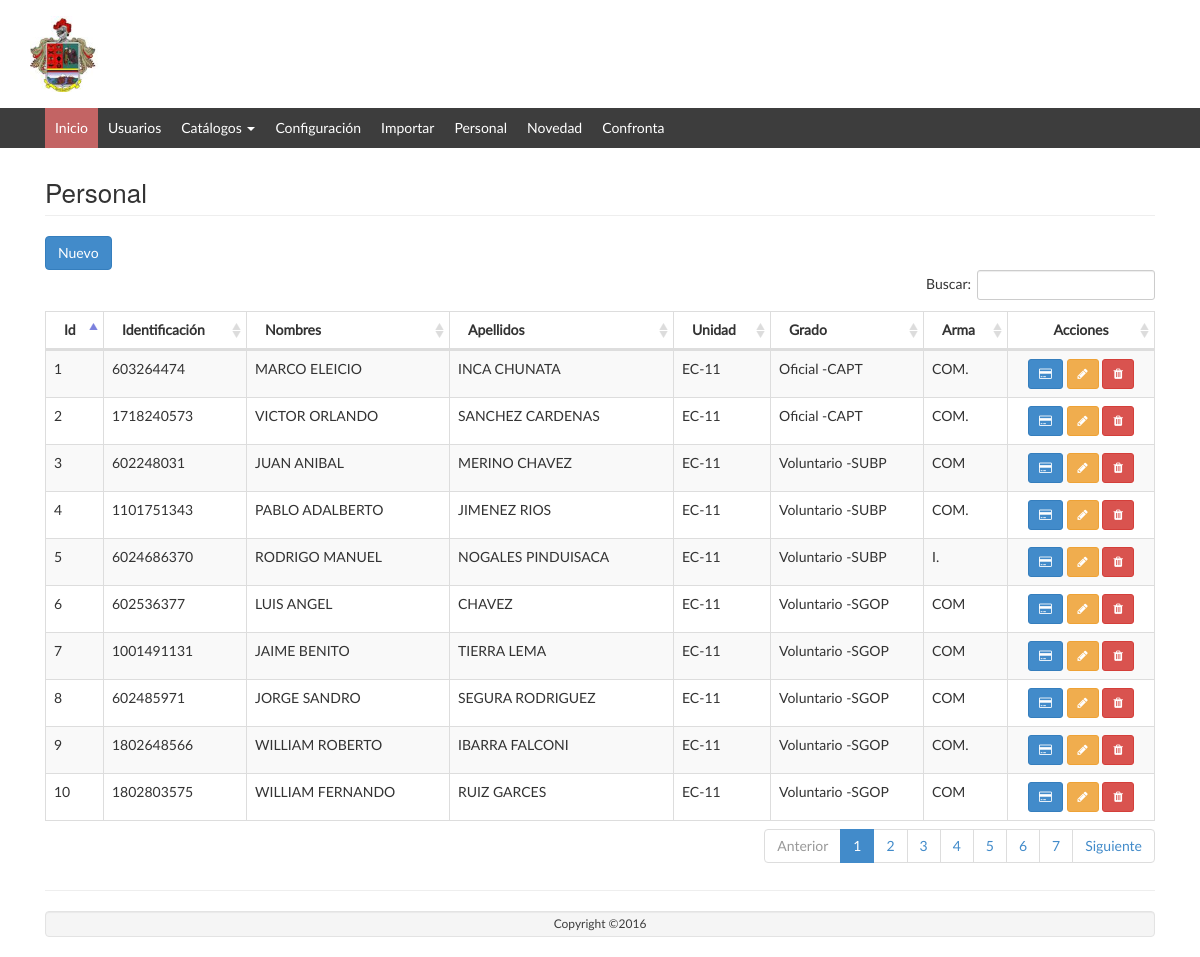
Before: /Persona/listar/ with the older database file.
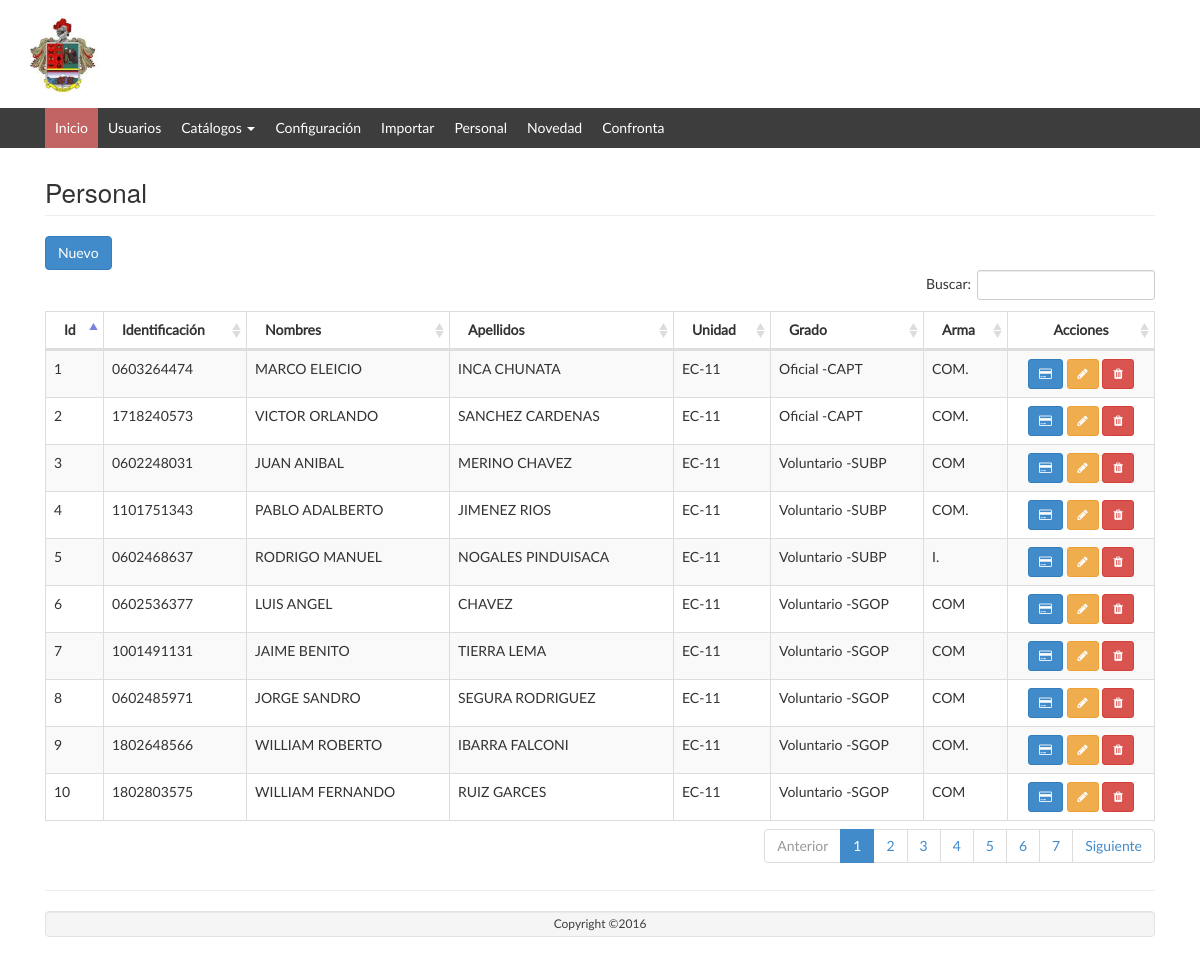
After: the same page with the newer database file.
### tables this page shows
CREATE TABLE `persona` (
  `id` int(11) NOT NULL AUTO_INCREMENT,
  `unidad_id` int(11) NOT NULL,
  `grado_persona_id` int(11) NOT NULL,
  `identificacion` varchar(10) NOT NULL,
  `nombres` varchar(128) NOT NULL,
  `apellidos` varchar(128) NOT NULL,
  `arma` varchar(45) DEFAULT NULL,
  `telefono` varchar(10) DEFAULT NULL,
  `celular` varchar(10) DEFAULT NULL,
  `tarjeta` tinyint(4) NOT NULL DEFAULT '0',
  `usuario_id` int(11) DEFAULT '0',
  `activo` int(11) NOT NULL DEFAULT '1',
  PRIMARY KEY (`id`),
  KEY `fk_persona_unidad1_idx` (`unidad_id`),
  KEY `fk_persona_grado_persona1_idx` (`grado_persona_id`),
  CONSTRAINT `fk_persona_grado_persona1` FOREIGN KEY (`grado_persona_id`) REFERENCES `grado_persona` (`id`) ON DELETE NO ACTION ON UPDATE NO ACTION,
  CONSTRAINT `fk_persona_unidad1` FOREIGN KEY (`unidad_id`) REFERENCES `unidad` (`id`) ON DELETE NO ACTION ON UPDATE NO ACTION
);

CREATE TABLE `unidad` (
  `id` int(11) NOT NULL AUTO_INCREMENT,
  `nombre` varchar(128) NOT NULL,
  `descripcion` varchar(256) NOT NULL,
  `abreviatura` varchar(64) NOT NULL,
  `num_conscriptos` int(11) DEFAULT '0',
  `activo` tinyint(4) NOT NULL DEFAULT '1',
  `hora_inicio` time NOT NULL,
  `hora_fin` time NOT NULL,
  PRIMARY KEY (`id`)
);

CREATE TABLE `tipo_persona` (
  `id` int(11) NOT NULL AUTO_INCREMENT,
  `nombre` varchar(128) NOT NULL,
  `descripcion` varchar(256) NOT NULL,
  `activo` tinyint(4) NOT NULL DEFAULT '1',
  PRIMARY KEY (`id`)
);

CREATE TABLE `grado_persona` (
  `id` int(11) NOT NULL AUTO_INCREMENT,
  `tipo_persona_id` int(11) NOT NULL,
  `nombre` varchar(128) NOT NULL,
  `descripcion` varchar(256) NOT NULL,
  `abreviatura` varchar(64) NOT NULL,
  `activo` tinyint(4) NOT NULL DEFAULT '1',
  PRIMARY KEY (`id`),
  KEY `fk_grado_persona_tipo_persona1_idx` (`tipo_persona_id`),
  CONSTRAINT `fk_grado_persona_tipo_persona1` FOREIGN KEY (`tipo_persona_id`) REFERENCES `tipo_persona` (`id`) ON DELETE NO ACTION ON UPDATE NO ACTION
);

### app/controllers/PersonaController.php (called while the page is built, shortened)
<?php
require_once (PATH_MODELS . "/PersonaModel.php");
class PersonaController {
	public function listar() {
		$model = new PersonaModel();
		$datos = $model->getlistadoPersona();
		require_once PATH_VIEWS."/Persona/view.list.php";
	}
}

### index.php (called while the page is built, shortened)
<?php
if(isset($_GET['action'])){
	$redirect = ($_GET['action']!='')?$_GET['action']:"listar";
}
$controller = new $controllerName();
$controller->$redirect();
?>

### public/views/Persona/index.php (called while the page is built, shortened)
<?php
require_once("../../../index.php");
?>

### app/models/PersonaModel.php (called while the page is built, shortened)
<?php
require_once(PATH_MODELS."/BaseModel.php");
class PersonaModel {
	public function getlistadoPersona(){
		$model = new BaseModel();
		$sql = "select p.id, p.identificacion, p.nombres, p.apellidos, p.arma, u.abreviatura as unidad, g.abreviatura as grado, t.nombre from persona as p
				inner join unidad as u on u.id = p.unidad_id
				inner join grado_persona as g on g.id = p.grado_persona_id
				inner join tipo_persona as t on t.id = g.tipo_persona_id
				where p.activo = 1";
		return $model->execSql($sql, array(),true);
	}
}

### app/models/BaseModel.php (called while the page is built, shortened)
<?php
class BaseModel
{
	private $pdo;
	private function openConexion(){
		try{
			$this->pdo = new PDO('mysql:host='.HOSTNAME_DATABASE.';dbname='.DATABASE.';charset=utf8', USERNAME, PASSWORD);
			$this->pdo->setAttribute(PDO::ATTR_ERRMODE, PDO::ERRMODE_EXCEPTION);
		}
		catch(Exception $e){
			die($e->getMessage());
		}
	}
	private function closeConexion(){
		$this->pdo =  null;
	}
	public function execSql($sql,$parameters, $list = false, $obtainId = false){
		try	{
			$stm = $this->pdo->prepare($sql);
			$stm->execute($parameters);
			if($obtainId){
				$result = $this->pdo->lastInsertId();
			} else {
				if($list){
					$result = $stm->fetchAll(PDO::FETCH_OBJ);
				} else {
					$result = $stm->fetch(PDO::FETCH_OBJ);
				}
			}
		}catch(Exception $e){
			die($e->getMessage());
		}
		return $result;
	}
}

### public/views/Persona/view.list.php (the view, shortened to what this page needs)
<?php include_once PATH_TEMPLATE.'/header.php';?>
<div class="row">
	<div class="col-lg-12">
    	<h1 class="page-header">Personal</h1>
   	</div>
</div>
<div class="row">
	<div class="col-lg-12">
		<button class="btn btn-primary" id="modalOpen">
			<i class="glyphicon glyphicon-plus"></i> Nuevo
		</button>
	</div>
	<table class="table table-striped table-bordered table-hover" id="dataTables-example">
    <thead>
	    <tr>
	   		<th>Id</th>
	    	<th>Identificación</th>
		    <th>Nombres</th>
		    <th>Apellidos</th>
		    <th>Unidad</th>
		    <th>Grado</th>
		    <th>Arma</th>
		    <th style="text-align: center;">Acciones</th>
	    </tr>
    </thead>
    <tbody>
    	<?php foreach ($datos as $item) {
    		echo "<tr><td>".$item->id."</td>";
    		echo "<td>".$item->identificacion."</td>";
    		echo "<td>".$item->nombres."</td>";
    		echo "<td>".$item->apellidos."</td>";
    		echo "<td>".$item->unidad."</td>";
    		echo "<td>".$item->nombre." -".$item->grado." </td>";
    		echo "<td>".$item->arma."</td>";
    		echo "<td align='center'>
					<a href='javascript: loadModal(".$item->id.")' class='btn btn-primary btn-sm' title='Generar Tarjeta' ><i class='fa fa-credit-card'></i></a>
					<a href='javascript: loadModal(".$item->id.")' class='btn btn-warning btn-sm' title='Editar' ><i class='fa fa-pencil'></i></a>
					<a href='javascript:if(confirm(\"Está seguro que desea eliminar el elemento seleccionado?\")){redirect(".$item->id.");}' class='btn btn-danger btn-sm' title='Eliminar'><i class='fa fa-trash'></i></a>
				</td>";
    	}?>
    </tbody>
    </table>
</div>
<?php include_once PATH_TEMPLATE.'/footer.php';?>
<link href="<?php echo PATH_CSS; ?>/dataTables.bootstrap.css" rel="stylesheet">
<link href="<?php echo PATH_CSS; ?>/bootstrapValidator.min.css" rel="stylesheet">
</body>
</html>

Changed rows visible on the page:
changed persona "MARCO ELEICIO": identificacion "603264474" → "0603264474"
changed persona "JUAN ANIBAL": identificacion "602248031" → "0602248031"
changed persona "RODRIGO MANUEL": identificacion "6024686370" → "0602468637"
changed persona "LUIS ANGEL": identificacion "602536377" → "0602536377"
changed persona "JORGE SANDRO": identificacion "602485971" → "0602485971"
